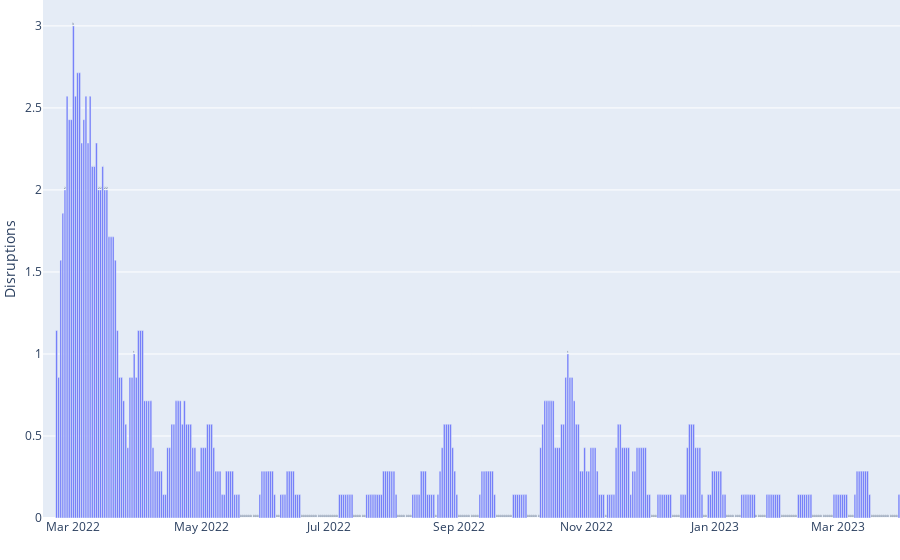

This figure's notebook cell:
### Code cell
df_plotly = df['url'].resample('1d').count().rolling(7).mean()

fig = px.bar(
    df_plotly,
    #title='Weekly disruptions',
    text=df_plotly,
    labels={'date': '', 'value': 'Disruptions'},
)
fig.update_traces(textposition='outside')
# Hide axis labels
fig.update_layout(yaxis_visible=True, yaxis_showticklabels=True,
                  xaxis_visible=True, xaxis_showticklabels=True)
# Hide legend
fig.update_layout(showlegend=False)

# Disable margins and padding
fig.update_layout(
    autosize=True,
    margin=dict(l=0, r=0, b=0, t=0, pad=0),
)

fig.write_image("netblocks-disruptions-7day-rolling-mean.svg")

fig.show()

### Figure 1 — Plotly figure (JSON) as saved in the notebook; plotly's stock layout.template omitted (floating-point values rounded to 4 significant figures; data arrays with more than 128 entries replaced by an {"elided": "..."} marker saying what was removed)
{"data": [{"alignmentgroup": "True", "hovertemplate": "variable=url<br>=%{x}<br>Disruptions=%{y}<br>text=%{text}<extra></extra>", "legendgroup": "url", "marker": {"color": "#636efa", "pattern": {"shape": ""}}, "name": "url", "offsetgroup": "url", "orientation": "v", "showlegend": true, "text": {"elided": "409 float values"}, "textposition": "outside", "type": "bar", "x": {"elided": "409 str values"}, "xaxis": "x", "y": {"elided": "409 float values"}, "yaxis": "y"}], "layout": {"autosize": true, "barmode": "relative", "legend": {"title": {"text": "variable"}, "tracegroupgap": 0}, "margin": {"b": 0, "l": 0, "pad": 0, "r": 0, "t": 0}, "showlegend": false, "xaxis": {"anchor": "y", "domain": [0, 1], "showticklabels": true, "title": {"text": ""}, "visible": true}, "yaxis": {"anchor": "x", "domain": [0, 1], "showticklabels": true, "title": {"text": "Disruptions"}, "visible": true}}}
